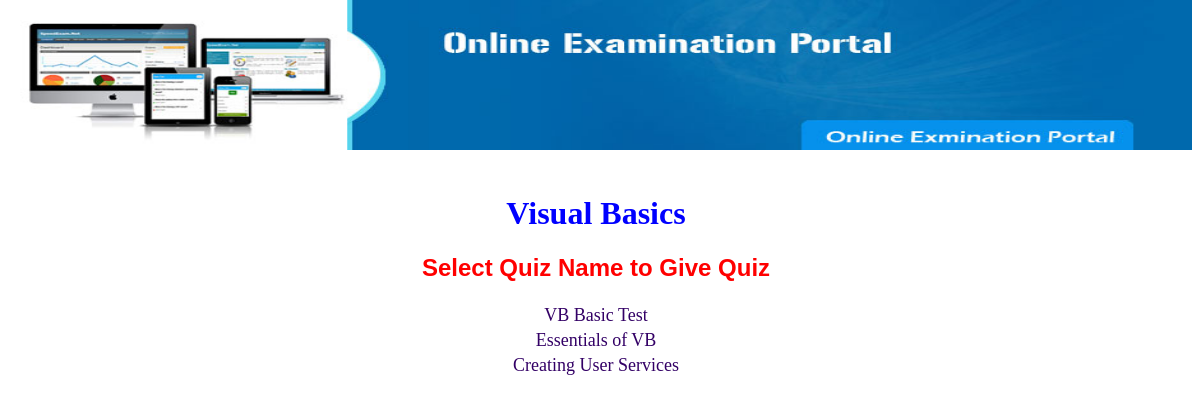
The page /showtest.php?subid=1 on the database its author committed.
### tables this page shows
CREATE TABLE `mst_subject` (
  `sub_id` int(5) NOT NULL,
  `sub_name` varchar(25) DEFAULT NULL
);

CREATE TABLE `mst_test` (
  `test_id` int(5) NOT NULL,
  `sub_id` int(5) DEFAULT NULL,
  `test_name` varchar(30) DEFAULT NULL,
  `total_que` varchar(15) DEFAULT NULL
);

### showtest.php (the view, shortened to what this page needs)
<!DOCTYPE HTML PUBLIC "-//W3C//DTD HTML 4.01 Transitional//EN" "http://www.w3.org/TR/html4/loose.dtd">
<html>
<head>
<link href="quiz.css" rel="stylesheet" type="text/css">
</head>
<body>
<?php
include("header.php");
include("database.php");
extract($_GET);
$rs1=mysqli_query($con,"select * from mst_subject where sub_id=$subid");
$row1=mysqli_fetch_array($rs1);
echo "<h1 align=center><font color=blue> $row1[1]</font></h1>";
$rs=mysqli_query($con,"select * from mst_test where sub_id=$subid");
echo "<h2 class=head1> Select Quiz Name to Give Quiz </h2>";
echo "<table align=center>";
while($row=mysqli_fetch_row($rs))
{
	echo "<tr><td align=center ><a href=quiz.php?testid=$row[0]&subid=$subid><font size=4>$row[2]</font></a>";
}
echo "</table>";
?>
</body>
</html>

### quiz.css (style rules this page uses)
body { margin-left: 0px; margin-top: 0px; }
a:link { color: #330066; text-decoration: none; }
.head1 { font-family: Arial, Helvetica, sans-serif; font-size: 24px; color: #FF0000; text-align: center; font-weight: bold; }

### rows shown on the page
mst_subject: sub_name "Visual Basics"
mst_test: test_name "VB Basic Test"
mst_test: test_name "Essentials of VB"
mst_test: test_name "Creating User Services"
